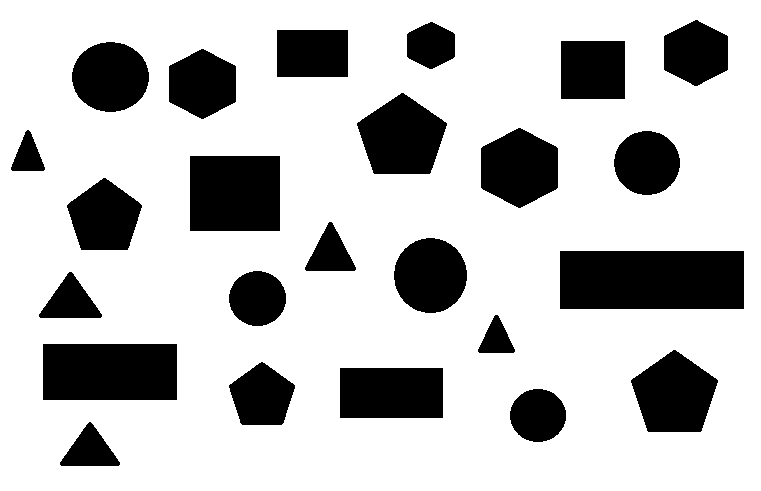
#> input picture thi_giac_may_tinh/buoi4/1.jpg, 761 x 491 px, given in place of the camera
$ python hough_line_camera.py
#> lines starting #> are read from the running program, lines starting #| are printed output that depends on the picture; after the words box and inside, x2 and y2 are one past the last pixel; in counts of white or black regions, pixels touching at a corner belong together
import numpy as np
import cv2

cap = cv2.VideoCapture(0)		#('video.mp4')

while(True):
    ret, frame = cap.read()
#> frame is the input picture: shape (491, 761, 3); 76% white; 24 black regions, largest, box (x1, y1, x2, y2) and area: (560, 251, 744, 309) 10672, (43, 344, 177, 400) 7504, (190, 156, 280, 231) 6750
    frame = cv2.resize(frame,(600,450))
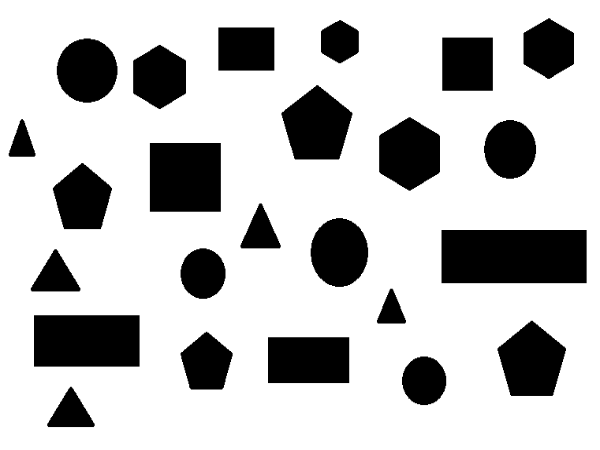
#> frame: shape (450, 600, 3); min 0, max 255, mean 193.7
    #gray = cv2.cvtColor(frame, cv2.COLOR_BGR2GRAY) #video mau xam

    gray = cv2.cvtColor(frame,cv2.COLOR_BGR2GRAY)
    edges = cv2.Canny(gray,50,150,apertureSize = 3)
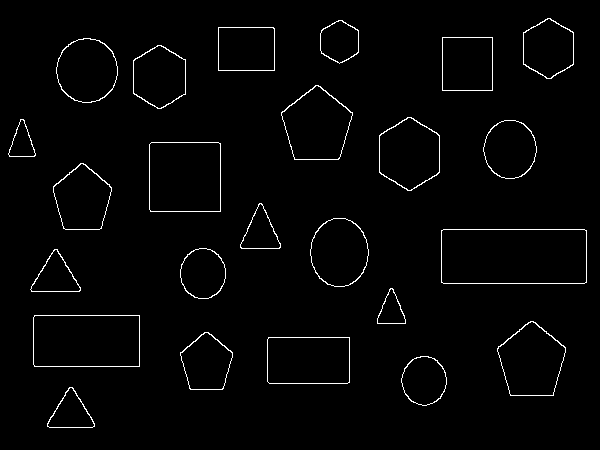
#> edges: shape (450, 600); 1.9% white in thin lines or dots, all inside (x1, y1, x2, y2) = (8, 18, 587, 428)
    lines = cv2.HoughLinesP(edges,1,np.pi/180,10,minLineLength=50,maxLineGap=10)
#> lines = 16 rows, first 6: [443, 283, 584, 283], [269, 383, 347, 383], [443, 229, 584, 229], [150, 211, 220, 211], [139, 366, 139, 315], [442, 90, 492, 90]

    for line in lines:
        x1,y1,x2,y2 = line[0]
        cv2.line(frame,(x1,y1),(x2,y2),(0,255,0),2)
#> this loop made 16 passes
#> (x1, y1, x2, y2) on passes 1 to 12: (443, 283, 584, 283), (269, 383, 347, 383), (443, 229, 584, 229), (150, 211, 220, 211), (139, 366, 139, 315), (442, 90, 492, 90), (34, 366, 138, 366), (151, 142, 218, 142), (442, 89, 442, 37), (34, 315, 138, 315), (268, 337, 349, 337), (441, 282, 441, 230)
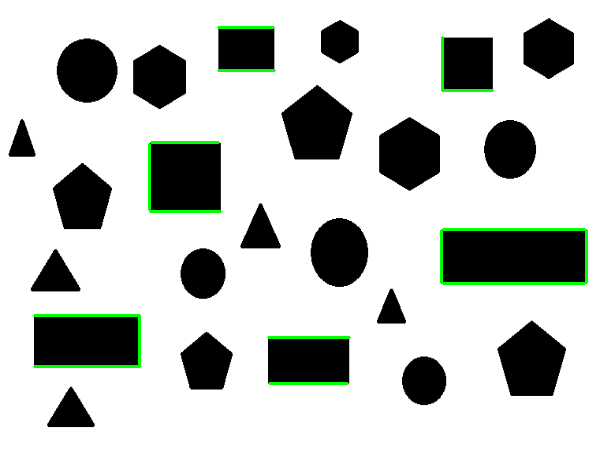
#> frame: shape (450, 600, 3); 1.38% of pixels changed, all inside (x1, y1, x2, y2) = (33, 26, 588, 385)

    cv2.imshow('Video',frame)
    cv2.imshow('Canny',edges)
    if cv2.waitKey(1) & 0xFF == ord('q'):
#> (key q is pressed here)
       break

#cap.release()
cv2.waitKey(0)
cv2.destroyAllWindows()

$ run again, on thi_giac_may_tinh/buoi4/2.jpg
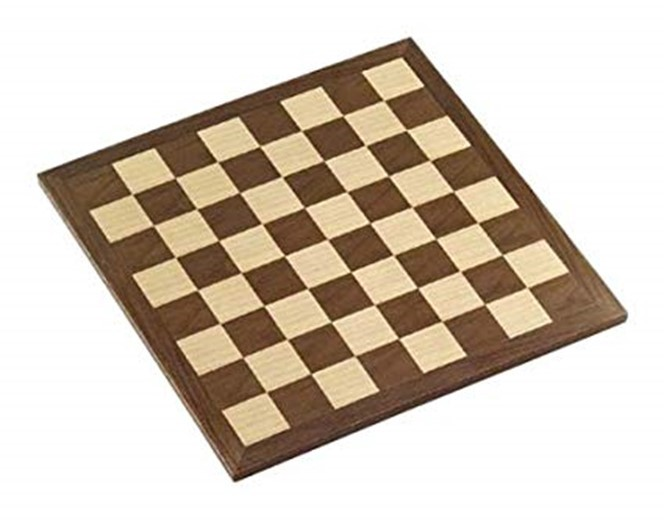
#> input picture thi_giac_may_tinh/buoi4/2.jpg, 664 x 520 px, given in place of the camera
#> frame is the input picture: shape (520, 664, 3); mean B, G, R 185.7, 199, 210.5
#> `edges = cv2.Canny(gray,50,150,apertureSize = 3)`:
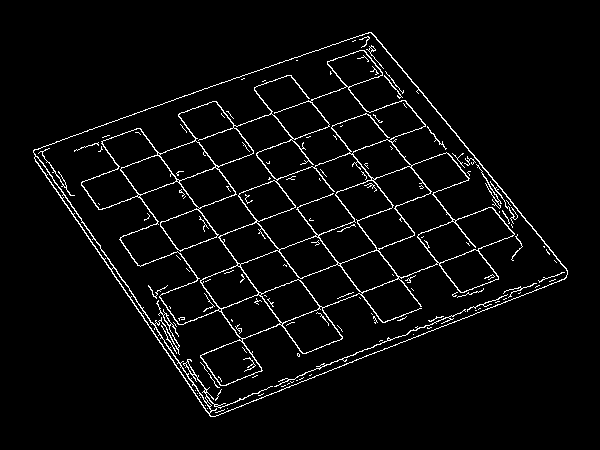
#> edges: shape (450, 600); 3.9% white in thin lines or dots, all inside (x1, y1, x2, y2) = (33, 32, 568, 417)
#> lines = 64 rows, first 6: [290, 75, 462, 295], [134, 113, 369, 32], [417, 86, 567, 271], [154, 334, 350, 259], [122, 236, 425, 125], [171, 253, 445, 153]
#> the loop `for line in lines:` made 64 passes
#> after the loop `for line in lines:`:
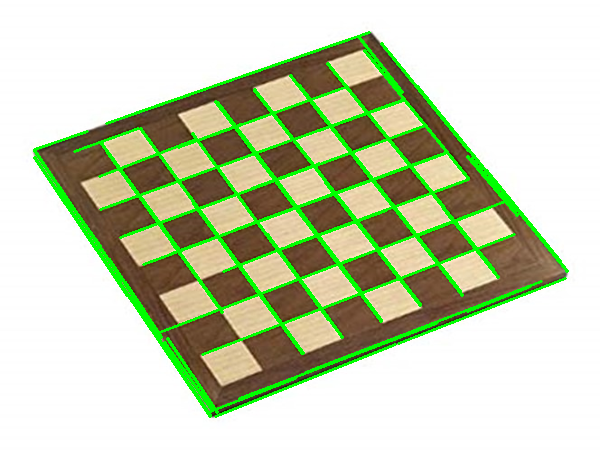
#> frame: shape (450, 600, 3); mean B, G, R 177.1, 208.6, 197.9

$ run again, on thi_giac_may_tinh/buoi4/3.jpg
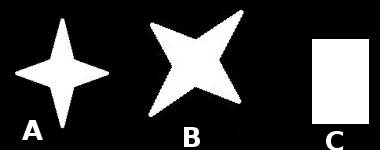
#> input picture thi_giac_may_tinh/buoi4/3.jpg, 380 x 150 px, given in place of the camera
#> frame is the input picture: shape (150, 380, 3); min 0, max 255, mean 58.8
#> `edges = cv2.Canny(gray,50,150,apertureSize = 3)`:
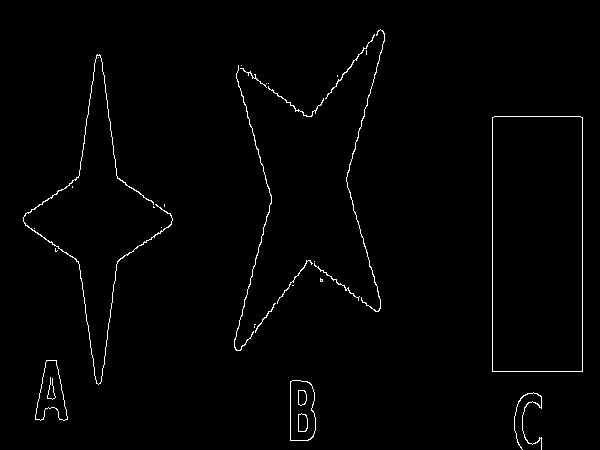
#> edges: shape (450, 600); 1.3% white in thin lines or dots, all inside (x1, y1, x2, y2) = (23, 29, 583, 450)
#> lines = 32 rows, first 6: [492, 371, 492, 117], [582, 371, 582, 117], [78, 177, 95, 59], [240, 350, 308, 260], [102, 375, 116, 264], [309, 260, 371, 308]
#> the loop `for line in lines:` made 32 passes
#> after the loop `for line in lines:`:
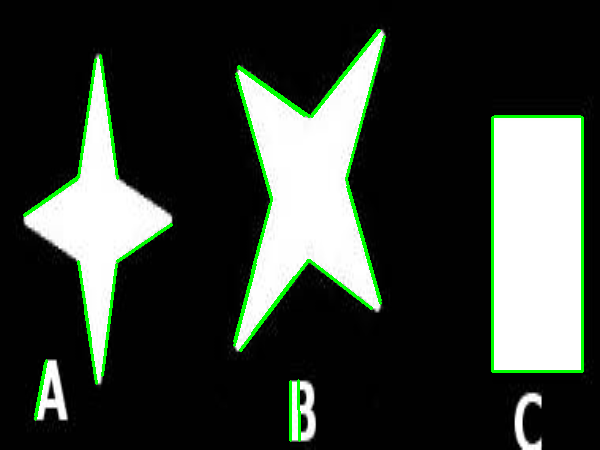
#> frame: shape (450, 600, 3); mean B, G, R 54.9, 62.5, 54.9
